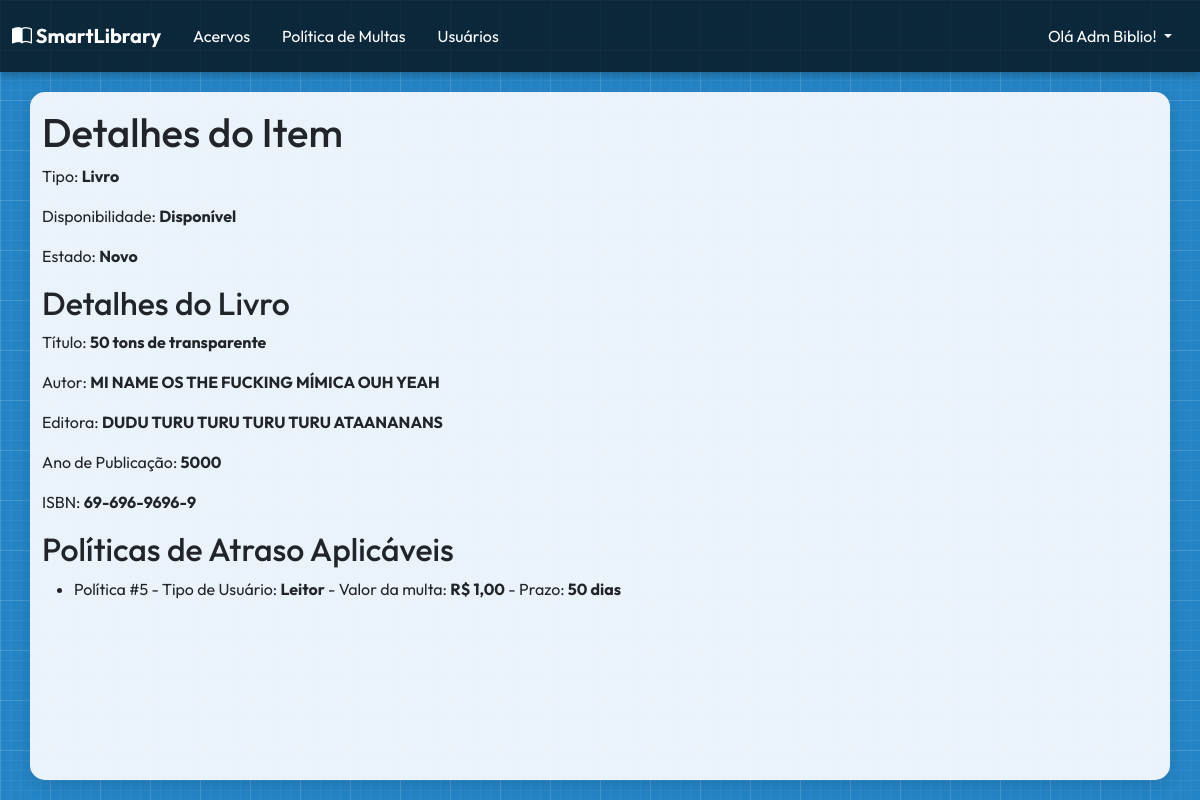
The page /collection-item/detail/11 (signed in) on the database as committed earlier.
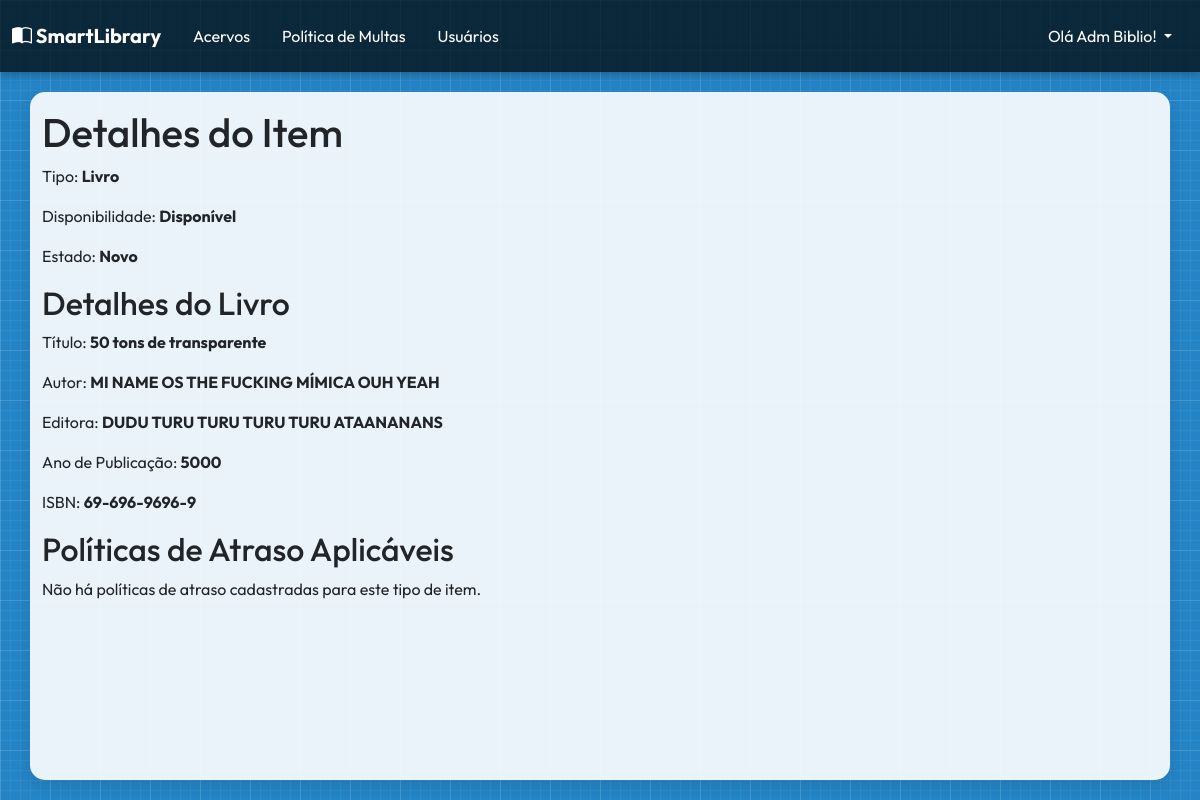
The same page on the database as committed later.
### collection_item/models.py (models this page shows, shortened)
class DelayPolicy(models.Model):
    TIPOS_USUARIOS = [
        (User.LEITOR, "Leitor"),
        (User.FUNCIONARIO, "Funcionário"),
    ]
    type_user = models.PositiveSmallIntegerField(
        verbose_name="Tipo de Usuário",
        choices=TIPOS_USUARIOS,
        default=User.LEITOR,
        null=False,
        blank=False,
    )
    type_item = models.PositiveSmallIntegerField(
        verbose_name="Tipo de Item",
        choices=CollectionItem.COLLECTION_TYPES,
        default=CollectionItem.LIVRO,
        null=False,
        blank=False,
    )
    max_days = models.PositiveIntegerField(
        verbose_name="Prazo maximo de emprestimo (em dias)",
        null=False,
        blank=False,
        help_text="Tempo máximo (em dias) que o usuário poderá permanecer com o Item antes de começar a receber a multa.",
        validators=[validate_upper_zero],
    )
    fine_value = models.DecimalField(
        verbose_name="Valor da multa (por dias)",
        null=False,
        blank=False,
        max_digits=10,
        decimal_places=2,
        help_text="O valor da multa é calculado com base no número de dias em que o item não foi devolvido, multiplicado pelo valor diário da multa.",
        validators=[validate_fine_value],
    )
    item_limits = models.PositiveIntegerField(
        verbose_name="Limite de itens simultâneos",
        null=False,
        blank=False,
        help_text="Limite de Itens que o usuário pode emprestar",
        validators=[validate_upper_zero],
    )
    delay_tolerance = models.PositiveIntegerField(
        verbose_name="Tolerância de atraso (Opcional)",
        null=True,
        blank=True,
        help_text="Tempo máximo (em dias) que o usuário pode permanecer com o item sem ser multado.",
    )
    class Meta:
        verbose_name = "Política de Multa e Atrazo"
        verbose_name_plural = "Políticas de Multas e Atrazos"
        ordering = ["type_user", "type_item"]
    def fine_value_formatted(self):
        return "R$ " + str(self.fine_value).replace(".", ",")

### collection_item/views.py (the view)
class CollectionItemDetailView(LibrarianPermissionMixin, DetailView):
    model = CollectionItem
    context_object_name = "item"
    template_name = "collection_item/collectionitem_detail.html"
    def get_context_data(self, **kwargs):
        context = super().get_context_data(**kwargs)
        item = self.object
        if item.type == CollectionItem.LIVRO:
            context["specific_item"] = Book.objects.get(pk=item.pk)
        else:
            context["specific_item"] = Equipment.objects.get(pk=item.pk)
        context["delaypolicy_list"] = DelayPolicy.objects.filter(type_item=item.type)
        return context

### collection_item/models.py (called while the page is built, shortened)
    def get_type_display(self):
        return dict(self.COLLECTION_TYPES).get(self.type, "Desconhecido")

    def isbn_display(self):
        isbn = self.isbn
        if isbn != 13:
            return isbn[:2] + "-" + isbn[2:5] + "-" + isbn[5:9] + "-" + isbn[9:]

### user/models.py (called while the page is built)
    def __str__(self):
        return self.username

### user/views.py (called while the page is built)
    def dispatch(self, request, *args, **kwargs):
        if (
            not request.user.is_authenticated
            or request.user.type_user != User.BIBLIOTECARIO
            or not request.user.is_superuser
        ):
            messages.warning(
                request, "Acesso restrito a Bibliotecários e Administradores"
            )
            return HttpResponseRedirect(reverse_lazy("home_page"))
        return super().dispatch(request, *args, **kwargs)

### collection_item/templates/collection_item/collectionitem_detail.html (shortened to what this page needs)
{% extends "base.html" %}
{% block main_content %}
<h1>Detalhes do Item</h1>
<p>Tipo: <strong>{{ item.get_type_display }}</strong></p>
<p>Disponibilidade: <strong>{{ item.get_availability_display }}</strong></p>
<p>Estado: <strong>{{ item.get_preservation_display }}</strong></p>
{% if item.type == 0 %}
    <h2>Detalhes do Livro</h2>
    <p>Título: <strong>{{ specific_item.title }}</strong></p>
    <p>Autor: <strong>{{ specific_item.author }}</strong></p>
    <p>Editora: <strong>{{ specific_item.publisher }}</strong></p>
    <p>Ano de Publicação: <strong>{{ specific_item.year_pub }}</strong></p>
    <p>ISBN: <strong>{{ specific_item.isbn_display }}</strong></p>
{% else %}
    <h2>Detalhes do Equipamento</h2>
    <p>Número de Série: <strong>{{ specific_item.serial_number }}</strong></p>
    <p>Marca/Modelo: <strong>{{ specific_item.brand }}</strong></p>
    <p>Especificações: <strong>{{ specific_item.specifications }}</strong></p>
{% endif %}
<h2>Políticas de Atraso Aplicáveis</h2>
{% if delaypolicy_list %}
    <ul>
    {% for policy in delaypolicy_list %}
        <li>
            Política #{{ policy.pk }} -
            Tipo de Usuário: <strong>{{ policy.get_type_user_display }}</strong> -
            Valor da multa: <strong>{{ policy.fine_value_formatted }}</strong> -
            Prazo: <strong>{{ policy.max_days }} dias</strong>
        </li>
    {% endfor %}
    </ul>
{% else %}
    <p>Não há políticas de atraso cadastradas para este tipo de item.</p>
{% endif %}
{% endblock main_content %}

Rows that differ between the two databases and show on the page:
removed DelayPolicy: pk "5", type_user "Leitor", fine_value_formatted "R$ 1,00", max_days "50"
Other text that changed with them:
text now shown: "Não há políticas de atraso cadastradas para este tipo de item."
